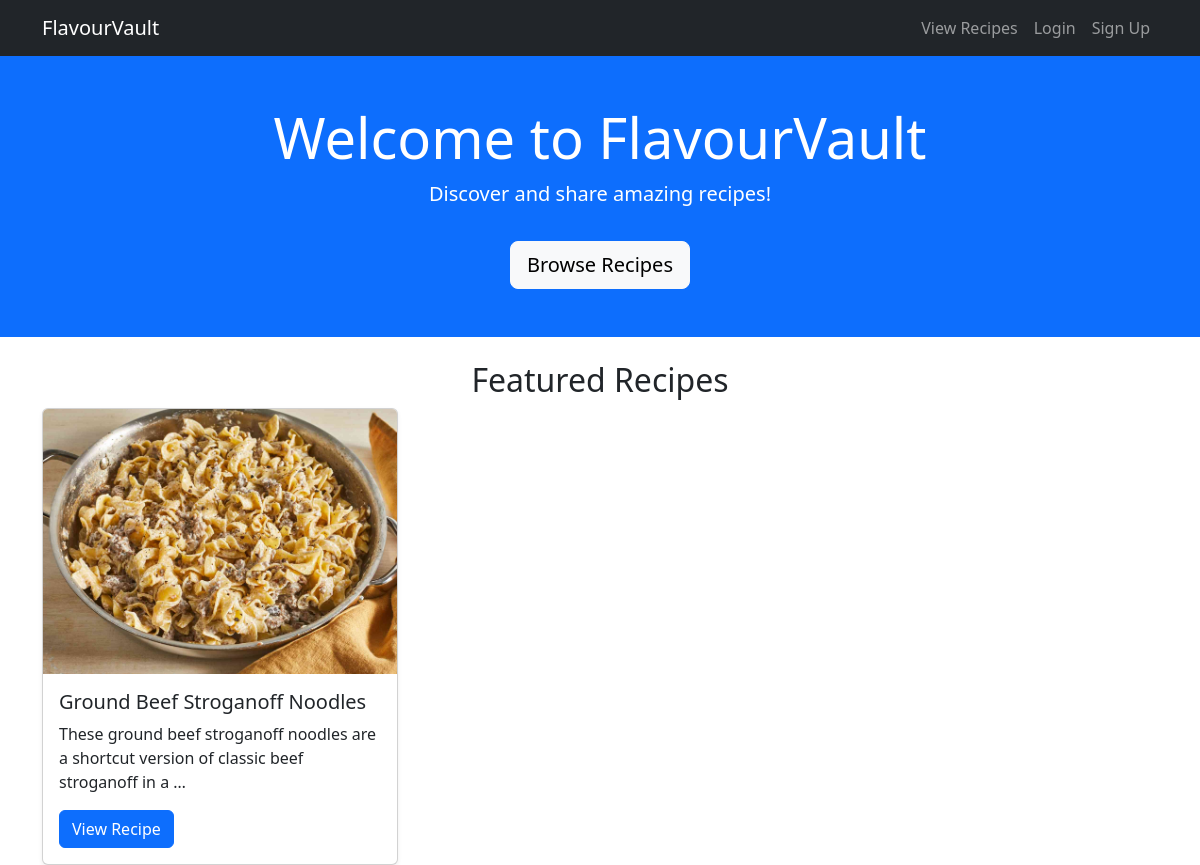
The app's page /, older data.
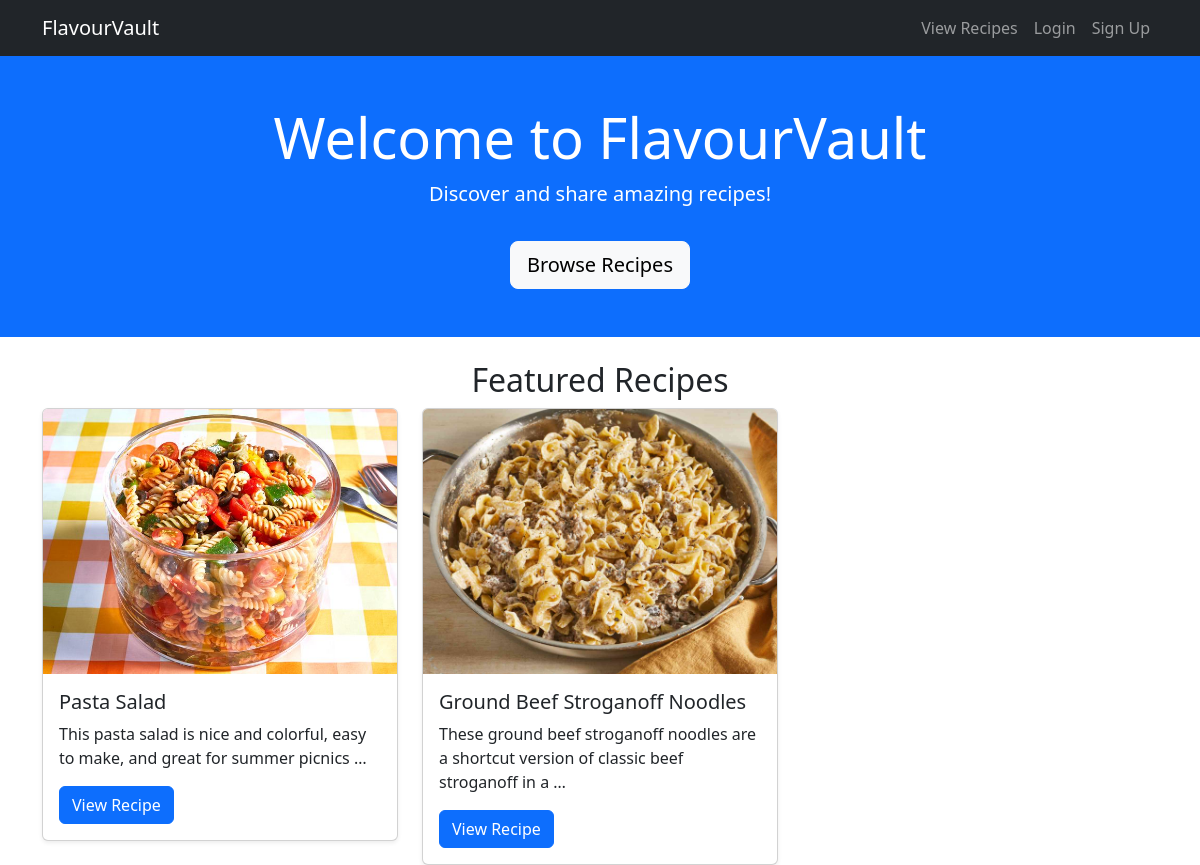
The same page, newer data.
### recipes/models.py (models this page shows, shortened)
class Recipe(models.Model):
    title = models.CharField(max_length=255)
    description = models.TextField()
    instructions = models.TextField()
    image = models.ImageField(upload_to='recipe_images/', null=True, blank=True)
    author = models.ForeignKey(User, on_delete=models.CASCADE)
    category = models.ForeignKey(Category, on_delete=models.SET_NULL, null=True)
    difficulty = models.CharField(
        max_length=10, choices=[("Easy", "Easy"), ("Medium", "Medium"), ("Hard", "Hard")]
    )
    created_at = models.DateTimeField(auto_now_add=True)

### recipes/views.py (the view)
# urls.py: path('', home_page, name='home'),
def home_page(request):
    featured_recipes = Recipe.objects.order_by('-created_at')[:6]  # Get latest 6 recipes
    return render(request, "home.html", {"featured_recipes": featured_recipes})

### templates/home.html (shortened to what this page needs)
{% load static %}
<!DOCTYPE html>
<html lang="en">
<head>
    <link href="https://cdn.jsdelivr.net/npm/bootstrap@5.3.0/dist/css/bootstrap.min.css" rel="stylesheet">
</head>
<body>
    <nav class="navbar navbar-expand-lg navbar-dark bg-dark">
        <div class="container">
            <a class="navbar-brand" href="/">FlavourVault</a>
            <div class="collapse navbar-collapse" id="navbarNav">
                <ul class="navbar-nav ms-auto">
                    {% if user.is_authenticated %}
                        <li class="nav-item"><a class="nav-link" href="{% url 'recipes:account_page' %}">Account</a></li>
                        <li class="nav-item"><a class="nav-link" href="{% url 'recipes:recipes_page' %}">View Recipes</a></li>
                        <li class="nav-item"><a class="nav-link" href="{% url 'account_logout' %}">Logout</a></li>
                    {% else %}
                        <li class="nav-item"><a class="nav-link" href="{% url 'recipes:recipes_page' %}">View Recipes</a></li>
                        <li class="nav-item"><a class="nav-link" href="{% url 'account_login' %}">Login</a></li>
                        <li class="nav-item"><a class="nav-link" href="{% url 'account_signup' %}">Sign Up</a></li>
                    {% endif %}
                </ul>
            </div>
        </div>
    </nav>
    <header class="bg-primary text-white text-center py-5">
        <div class="container">
            <h1 class="display-4">Welcome to FlavourVault</h1>
            <p class="lead">Discover and share amazing recipes!</p>
            <a href="{% url 'recipes:recipes_page' %}" class="btn btn-light btn-lg mt-3">Browse Recipes</a>
        </div>
    </header>
    <div class="container mt-4">
        <h2 class="text-center">Featured Recipes</h2>
        <div class="row row-cols-1 row-cols-md-3 g-4">
            {% for recipe in featured_recipes %}
            <div class="col">
                <div class="card shadow-sm">
                    {% if recipe.image %}
                        <img src="{{ recipe.image.url }}" class="card-img-top" alt="{{ recipe.title }}">
                    {% else %}
                        <img src="{% static 'images/default_recipe.jpg' %}" class="card-img-top" alt="No Image Available">
                    {% endif %}
                    <div class="card-body">
                        <h5 class="card-title">{{ recipe.title|truncatechars:40 }}</h5>
                        <p class="card-text">{{ recipe.description|truncatewords:15 }}</p>
                        <a href="{% url 'recipes:recipes_page' %}" class="btn btn-primary">View Recipe</a>
                    </div>
                </div>
            </div>
            {% empty %}
            <p class="text-center">No featured recipes available.</p>
            {% endfor %}
        </div>
    </div>
</body>
</html>

Row changes from the older to the newer data that the page shows:
added Recipe: image (picture), title "Pasta Salad", description "This pasta salad is nice and colorful, easy to make, and great for summer picnics …"
